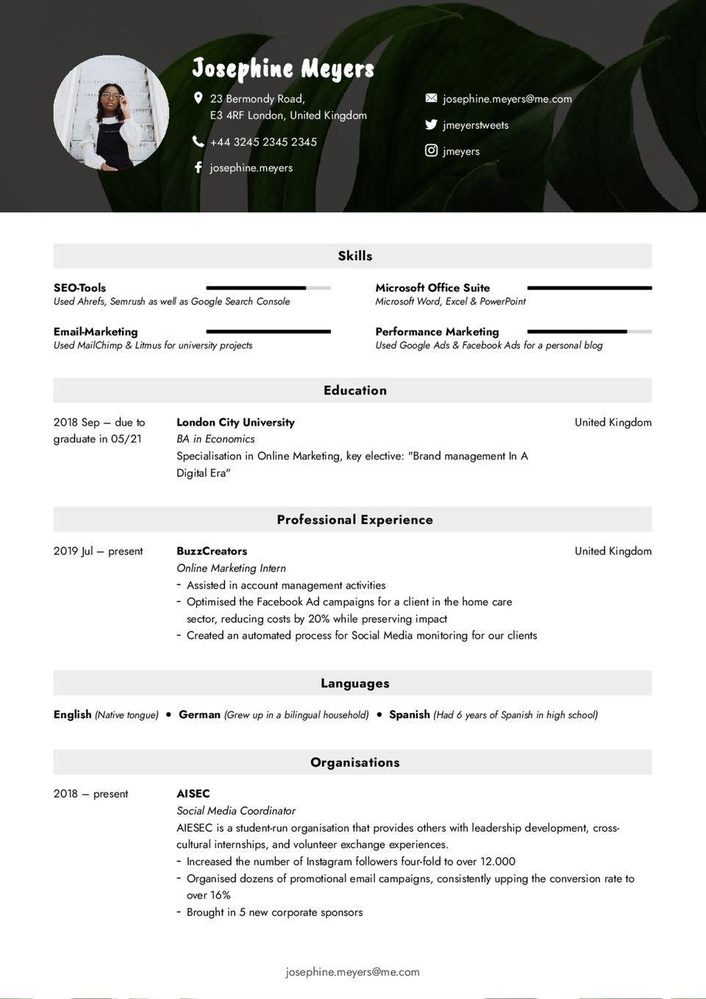
#> input picture docs/assets/example_page.jpg, 706 x 999 px, shrunk from 960 x 1359 before the run
$ python make_figures.py
#> lines starting #> are read from the running program, lines starting #| are printed output that depends on the picture
"""Draw the README figures into docs/assets/.

    python docs/assets/make_figures.py

Numbers come from the research record (docs/research/journal.md, 2026-10-15 and 2026-10-16) and are written out below so a
change is one edit here. The example figure uses docs/assets/example_page.jpg and ResuVL-L's answer
for that page (docs/assets/example_answer.json).
"""

import json
import textwrap
from pathlib import Path

import matplotlib

matplotlib.use("Agg")
import matplotlib.pyplot as plt  # noqa: E402
from PIL import Image  # noqa: E402

ASSETS = Path(__file__).resolve().parent

# Lenient and content field F1 on the 204 held-out test pages, raw answers, transformers 5.5.4 (slurm/test.slurm, 2026-10-16).
RESULTS = [  # (student, parameters, lenient F1, content F1)
    ("ResuVL-L", "0.87B", 0.845, 0.916),
    ("ResuVL-L v0.1", "0.94B", 0.735, 0.840),
    ("ResuVL-M", "0.51B", 0.681, 0.791),
    ("ResuVL-S", "0.26B", 0.652, 0.777),
]
TEACHER = {"lenient": 0.912, "content": 0.967}  # a second GLM-5.3-Flash labelling run vs the 50 reviewed dev gold pages
# Where ResuVL-L v0.1 loses gold values (share of all gold values; journal 2026-10-15 ~12:50).
LOST = [
    ("left out", 10.6),
    ("page not parsed", 6.7),
    ("joined with other text", 4.6),
    ("written in part", 3.1),
    ("misread characters", 2.9),
    ("under another field", 1.8),
]

# One light version on a white card: GitHub picks <picture> variants by the operating-system theme, which can differ
# from the GitHub theme and leave light text on a light page. A white card reads on both page themes.
THEMES = {"light": dict(bar="#2a78d6", text="#0b0b0b", muted="#52514e", grid="#d9d8d4", ceiling="#eb6834")}


def style(ax, t):
    ax.set_facecolor("none")
    for side in ("top", "right", "left"):
        ax.spines[side].set_visible(False)
    ax.spines["bottom"].set_color(t["grid"])
    ax.tick_params(colors=t["muted"], length=0, labelsize=10)
    ax.xaxis.grid(True, color=t["grid"], linewidth=0.8)
    ax.set_axisbelow(True)


def results_chart(theme: str) -> None:
    t = THEMES[theme]
    fig, axes = plt.subplots(1, 2, figsize=(9, 3.0), sharey=True)
    names = [f"{n}  ({p})" for n, p, _, _ in RESULTS][::-1]
    for ax, (metric, col, title) in zip(axes, [("lenient", 2, "Lenient field F1"), ("content", 3, "Content F1")]):
        values = [r[col] for r in RESULTS][::-1]
        ax.barh(names, values, height=0.5, color=t["bar"])
        for y, v in enumerate(values):  # inside the bar end, so no label meets the teacher line
            ax.text(v - 0.015, y, f"{v:.3f}", va="center", ha="right", fontsize=10, color="white")
        ax.axvline(TEACHER[metric], color=t["ceiling"], linewidth=2, linestyle=(0, (4, 3)))
        ax.set_xlim(0, 1)
        ax.set_title(f"{title}   (dashed line: {TEACHER[metric]:.3f})", loc="left", fontsize=11, color=t["text"])
        style(ax, t)
    axes[0].tick_params(axis="y", labelcolor=t["text"])
    fig.text(
        0.01,
        0.01,
        "204 held-out test pages. Dashed line: the labelling model, run a second time on 50 reviewed "
        "development pages, scored against them.",
        fontsize=9,
        color=t["muted"],
    )
    fig.tight_layout(rect=(0, 0.07, 1, 1))
    fig.savefig(ASSETS / "results.svg", facecolor="white")
    plt.close(fig)


def lost_chart(theme: str) -> None:
    t = THEMES[theme]
    fig, ax = plt.subplots(figsize=(7, 2.6))
    labels, values = [n for n, _ in LOST][::-1], [v for _, v in LOST][::-1]
    ax.barh(labels, values, height=0.55, color=t["bar"])
    for y, v in enumerate(values):
        ax.text(v + 0.2, y, f"{v:.1f} %", va="center", fontsize=10, color=t["text"])
    ax.set_xlim(0, 13)
    ax.set_title(
        "Gold values ResuVL-L v0.1 loses (share of all gold values)",
        loc="left",
        fontsize=11,
        color=t["text"],
    )
    style(ax, t)
    ax.tick_params(axis="y", labelcolor=t["text"])
    fig.tight_layout()
    fig.savefig(ASSETS / "lost-values.svg", facecolor="white")
    plt.close(fig)


def compact_json(x, indent: int = 0) -> str:
    """JSON with one key per line but lists of plain values on one line, so more of the answer fits."""
    pad = "  " * indent
    if isinstance(x, dict):
        items = [f'{pad}  "{k}": {compact_json(v, indent + 1).lstrip()}' for k, v in x.items()]
        return pad + "{\n" + ",\n".join(items) + "\n" + pad + "}"
    if isinstance(x, list) and any(isinstance(v, (dict, list)) for v in x):
        return pad + "[\n" + ",\n".join(compact_json(v, indent + 1) for v in x) + "\n" + pad + "]"
    return pad + json.dumps(x, ensure_ascii=False)


def example_figure() -> None:
    """The page image next to an excerpt of the model's JSON answer for it."""
    page = Image.open(ASSETS / "example_page.jpg")
    answer = json.loads((ASSETS / "example_answer.json").read_text())["answer"]
    shown = {
        "basics": {k: answer["basics"][k] for k in ("name", "emails", "phones", "location")},
        "work": [{k: answer["work"][0][k] for k in ("name", "position", "type", "startDate", "endDate")}],
        "education": [
            {k: answer["education"][0].get(k) for k in ("institution", "area", "studyType", "startDate", "endDate")}
        ],
        "skills": answer["skills"][:2],
        "languages": answer["languages"][:3],
    }
    lines = []
    for line in compact_json(shown).splitlines():
        lines += textwrap.wrap(line, 58, subsequent_indent="    ") or [""]
    fig = plt.figure(figsize=(11, 7.2), facecolor="white")
    ax_img = fig.add_axes((0.01, 0.02, 0.42, 0.9))
    ax_img.imshow(page)
    ax_img.axis("off")
    ax_img.set_title("CV page (image)", fontsize=12, loc="left")
    ax_txt = fig.add_axes((0.47, 0.02, 0.52, 0.9))
    ax_txt.axis("off")
    ax_txt.set_title("JSON written by ResuVL-L, 0.87B (excerpt)", fontsize=12, loc="left")
    ax_txt.text(0, 1, "\n".join(lines[:50] + ["  ..."]), va="top", family="monospace", fontsize=8.2, color="#1f2328")
    fig.savefig(ASSETS / "example.png", dpi=110)
    plt.close(fig)


if __name__ == "__main__":
    for theme in THEMES:
        results_chart(theme)
        lost_chart(theme)
#> this loop made 1 pass
#> pass 1, in results_chart, `fig.savefig(ASSETS / "results.svg", facecolor="white")`:
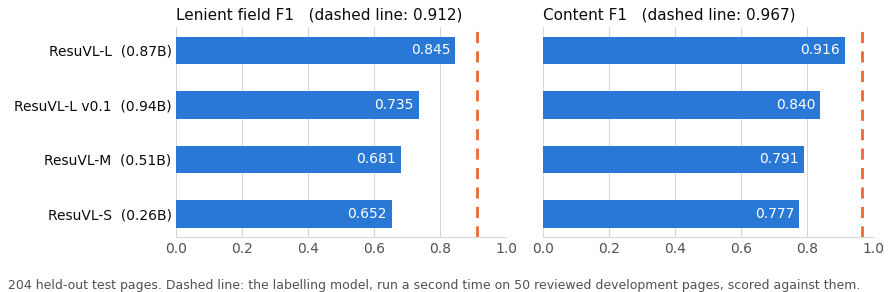
#> figure drawn by matplotlib, 2 panels
#> pass 1, in lost_chart, `fig.savefig(ASSETS / "lost-values.svg", facecolor="white")`:
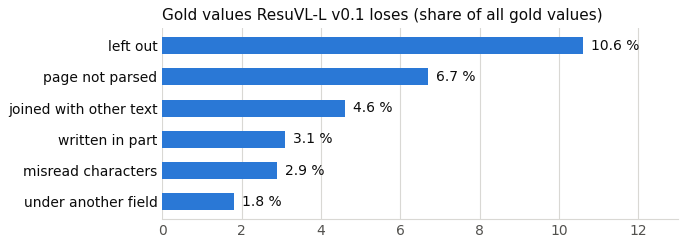
#> figure drawn by matplotlib, 1 panel
    example_figure()
#> in example_figure, page is the input picture: PIL image 706x999 RGB; mean R, G, B 201.5, 202.3, 200.7
#> (the run stopped early here; a loop or call above may not have finished)
